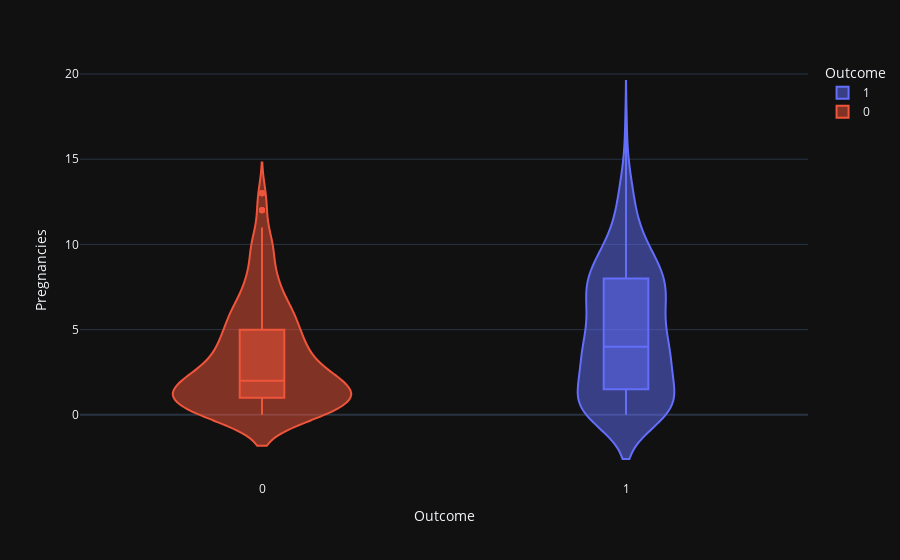
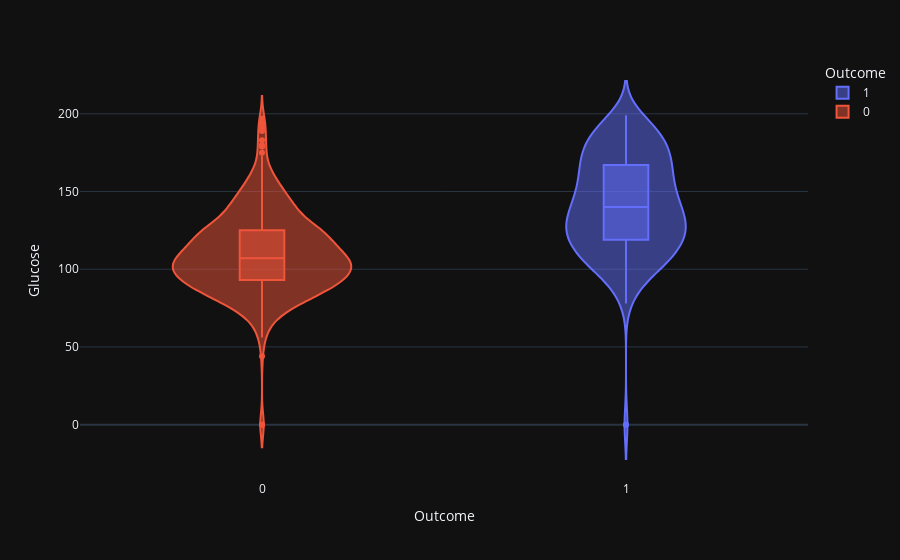
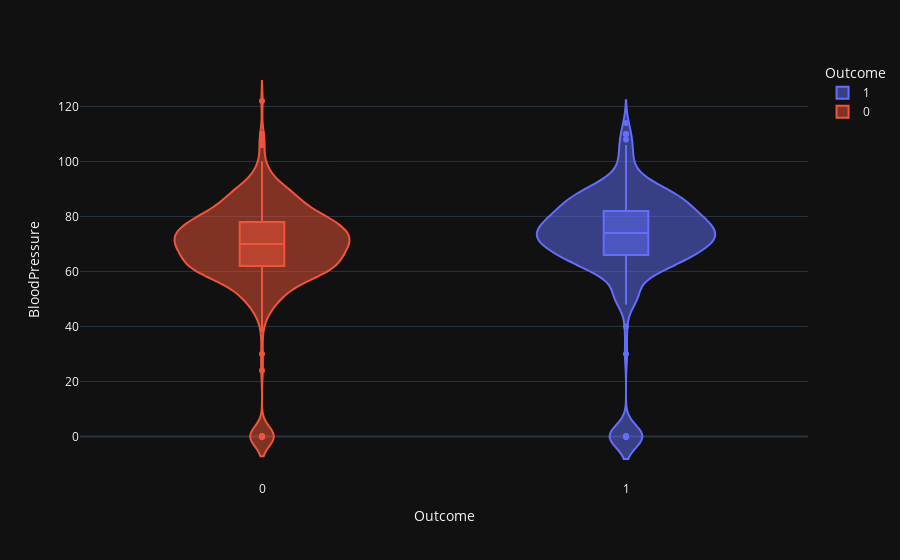
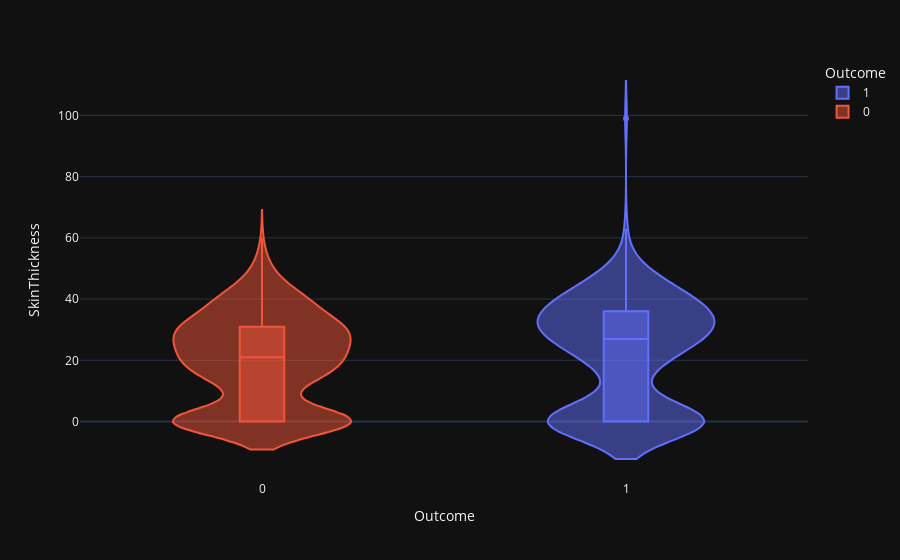

The code cell stored with these charts, in order, in its notebook:
### Markdown cell above
* ### 藉由小提琴圖觀察：各項指標在有無得病的人群中，有無變化

### Code cell
def violin(col) :
    fig = px.violin(rowdata, y=col, x="Outcome", color="Outcome", box=True, template = 'plotly_dark')
    return fig.show()

for col in num_cols :
    if(col == 'Outcome') :
        continue
    violin(col)

### Figure 1 — Plotly figure (JSON) as saved in the notebook; plotly's stock layout.template omitted (floating-point values rounded to 4 significant figures; data arrays with more than 128 entries replaced by an {"elided": "..."} marker saying what was removed)
{"data": [{"alignmentgroup": "True", "box": {"visible": true}, "hovertemplate": "Outcome=%{x}<br>Pregnancies=%{y}<extra></extra>", "legendgroup": "1", "marker": {"color": "#636efa"}, "name": "1", "offsetgroup": "1", "orientation": "v", "scalegroup": "True", "showlegend": true, "type": "violin", "x": {"elided": "268 int values"}, "x0": " ", "xaxis": "x", "y": {"elided": "268 int values"}, "y0": " ", "yaxis": "y"}, {"alignmentgroup": "True", "box": {"visible": true}, "hovertemplate": "Outcome=%{x}<br>Pregnancies=%{y}<extra></extra>", "legendgroup": "0", "marker": {"color": "#EF553B"}, "name": "0", "offsetgroup": "0", "orientation": "v", "scalegroup": "True", "showlegend": true, "type": "violin", "x": {"elided": "500 int values"}, "x0": " ", "xaxis": "x", "y": {"elided": "500 int values"}, "y0": " ", "yaxis": "y"}], "layout": {"legend": {"title": {"text": "Outcome"}, "tracegroupgap": 0}, "margin": {"t": 60}, "violinmode": "overlay", "xaxis": {"anchor": "y", "categoryarray": [1, 0], "categoryorder": "array", "domain": [0, 1], "title": {"text": "Outcome"}}, "yaxis": {"anchor": "x", "domain": [0, 1], "title": {"text": "Pregnancies"}}}}

### Figure 2 — Plotly figure (JSON) as saved in the notebook; plotly's stock layout.template omitted (floating-point values rounded to 4 significant figures; data arrays with more than 128 entries replaced by an {"elided": "..."} marker saying what was removed)
{"data": [{"alignmentgroup": "True", "box": {"visible": true}, "hovertemplate": "Outcome=%{x}<br>Glucose=%{y}<extra></extra>", "legendgroup": "1", "marker": {"color": "#636efa"}, "name": "1", "offsetgroup": "1", "orientation": "v", "scalegroup": "True", "showlegend": true, "type": "violin", "x": {"elided": "268 int values"}, "x0": " ", "xaxis": "x", "y": {"elided": "268 int values"}, "y0": " ", "yaxis": "y"}, {"alignmentgroup": "True", "box": {"visible": true}, "hovertemplate": "Outcome=%{x}<br>Glucose=%{y}<extra></extra>", "legendgroup": "0", "marker": {"color": "#EF553B"}, "name": "0", "offsetgroup": "0", "orientation": "v", "scalegroup": "True", "showlegend": true, "type": "violin", "x": {"elided": "500 int values"}, "x0": " ", "xaxis": "x", "y": {"elided": "500 int values"}, "y0": " ", "yaxis": "y"}], "layout": {"legend": {"title": {"text": "Outcome"}, "tracegroupgap": 0}, "margin": {"t": 60}, "violinmode": "overlay", "xaxis": {"anchor": "y", "categoryarray": [1, 0], "categoryorder": "array", "domain": [0, 1], "title": {"text": "Outcome"}}, "yaxis": {"anchor": "x", "domain": [0, 1], "title": {"text": "Glucose"}}}}

### Figure 3 — Plotly figure (JSON) as saved in the notebook; plotly's stock layout.template omitted (floating-point values rounded to 4 significant figures; data arrays with more than 128 entries replaced by an {"elided": "..."} marker saying what was removed)
{"data": [{"alignmentgroup": "True", "box": {"visible": true}, "hovertemplate": "Outcome=%{x}<br>BloodPressure=%{y}<extra></extra>", "legendgroup": "1", "marker": {"color": "#636efa"}, "name": "1", "offsetgroup": "1", "orientation": "v", "scalegroup": "True", "showlegend": true, "type": "violin", "x": {"elided": "268 int values"}, "x0": " ", "xaxis": "x", "y": {"elided": "268 int values"}, "y0": " ", "yaxis": "y"}, {"alignmentgroup": "True", "box": {"visible": true}, "hovertemplate": "Outcome=%{x}<br>BloodPressure=%{y}<extra></extra>", "legendgroup": "0", "marker": {"color": "#EF553B"}, "name": "0", "offsetgroup": "0", "orientation": "v", "scalegroup": "True", "showlegend": true, "type": "violin", "x": {"elided": "500 int values"}, "x0": " ", "xaxis": "x", "y": {"elided": "500 int values"}, "y0": " ", "yaxis": "y"}], "layout": {"legend": {"title": {"text": "Outcome"}, "tracegroupgap": 0}, "margin": {"t": 60}, "violinmode": "overlay", "xaxis": {"anchor": "y", "categoryarray": [1, 0], "categoryorder": "array", "domain": [0, 1], "title": {"text": "Outcome"}}, "yaxis": {"anchor": "x", "domain": [0, 1], "title": {"text": "BloodPressure"}}}}

### Figure 4 — Plotly figure (JSON) as saved in the notebook; plotly's stock layout.template omitted (floating-point values rounded to 4 significant figures; data arrays with more than 128 entries replaced by an {"elided": "..."} marker saying what was removed)
{"data": [{"alignmentgroup": "True", "box": {"visible": true}, "hovertemplate": "Outcome=%{x}<br>SkinThickness=%{y}<extra></extra>", "legendgroup": "1", "marker": {"color": "#636efa"}, "name": "1", "offsetgroup": "1", "orientation": "v", "scalegroup": "True", "showlegend": true, "type": "violin", "x": {"elided": "268 int values"}, "x0": " ", "xaxis": "x", "y": {"elided": "268 int values"}, "y0": " ", "yaxis": "y"}, {"alignmentgroup": "True", "box": {"visible": true}, "hovertemplate": "Outcome=%{x}<br>SkinThickness=%{y}<extra></extra>", "legendgroup": "0", "marker": {"color": "#EF553B"}, "name": "0", "offsetgroup": "0", "orientation": "v", "scalegroup": "True", "showlegend": true, "type": "violin", "x": {"elided": "500 int values"}, "x0": " ", "xaxis": "x", "y": {"elided": "500 int values"}, "y0": " ", "yaxis": "y"}], "layout": {"legend": {"title": {"text": "Outcome"}, "tracegroupgap": 0}, "margin": {"t": 60}, "violinmode": "overlay", "xaxis": {"anchor": "y", "categoryarray": [1, 0], "categoryorder": "array", "domain": [0, 1], "title": {"text": "Outcome"}}, "yaxis": {"anchor": "x", "domain": [0, 1], "title": {"text": "SkinThickness"}}}}
